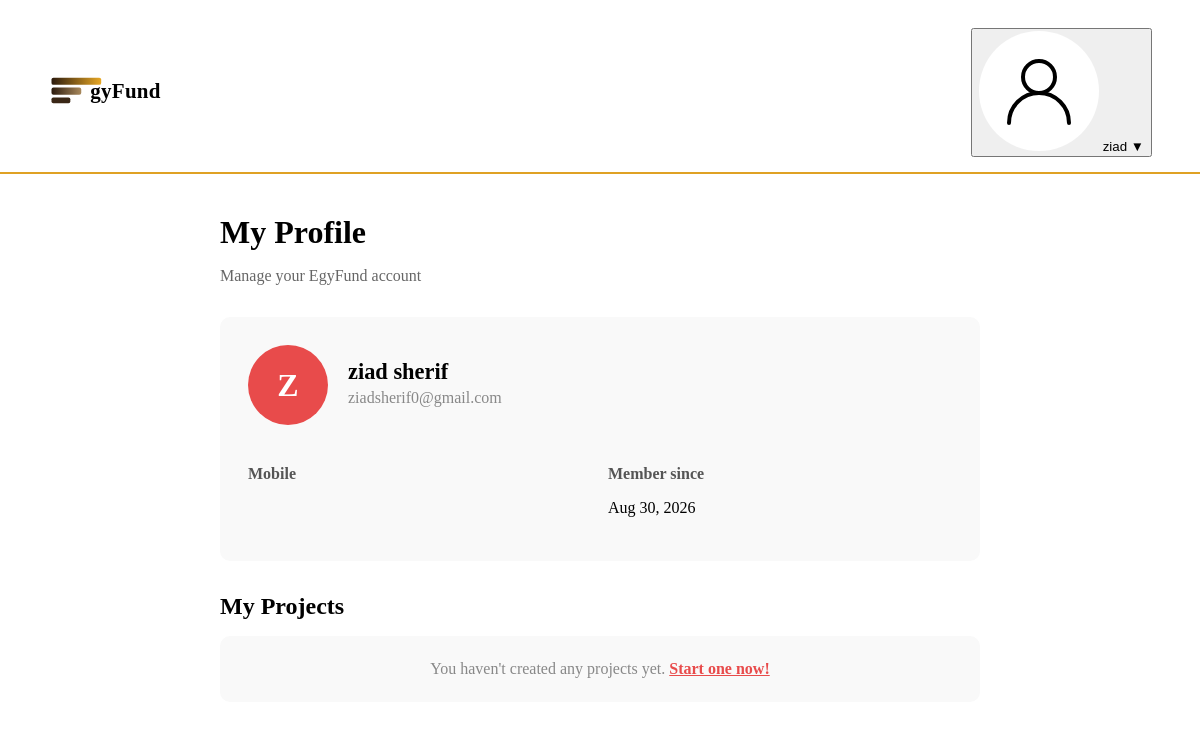
Page /users/profile/ (signed in) on the committed database.
### users/models.py (models this page shows, shortened)
class User(AbstractBaseUser, PermissionsMixin):
    first_name = models.CharField(max_length=100)
    last_name = models.CharField(max_length=100)
    email = models.EmailField(unique=True)
    phone_regex = RegexValidator(
        regex=r'^01[0125][0-9]{8}$',
        message="Mobile number must be a valid Egyptian phone number (e.g., 01012345678)."
    )
    mobile_phone = models.CharField(validators=[phone_regex], max_length=11)
    profile_picture = models.ImageField(upload_to="profiles/", blank=True, null=True)
    is_active = models.BooleanField(default=False)
    is_staff = models.BooleanField(default=False)
    activation_token = models.CharField(max_length=255, unique=True, blank=True, null=True)
    activation_expires_at = models.DateTimeField(blank=True, null=True)
    birthdate = models.DateField(blank=True, null=True)
    facebook_profile = models.URLField(blank=True, null=True)
    country = models.CharField(max_length=100, blank=True, null=True)
    created_at = models.DateTimeField(auto_now_add=True)
    updated_at = models.DateTimeField(auto_now=True)
    objects = UserManager()
    USERNAME_FIELD = "email"
    REQUIRED_FIELDS = ["first_name", "last_name"]

### users/views.py (the view)
# urls.py: path('profile/', views.profile_view, name='profile'),
@login_required(login_url='/users/login/')
def profile_view(request):
    user = request.user
    user_projects = user.projects.all()
    context = {
        'user': user,
        'user_projects': user_projects,
    }
    return render(request, 'users/profile.html', context)

### users/templates/users/profile.html (shortened to what this page needs)
﻿{% load static %}
<!DOCTYPE html>
<html lang="en" dir="ltr">
<head>
    <link rel="stylesheet" href="{% static 'css/base/reset.css' %}">
    <link rel="stylesheet" href="{% static 'css/layout/header.css' %}">
    <link rel="stylesheet" href="{% static 'css/layout/footer.css' %}">
    <link rel="stylesheet" href="{% static 'css/pages/home.css' %}">
</head>
<body>
    <header class="site-header">
        <div class="container header-container">
            <div class="logo">
                <a href="{% url 'projects:homepage' %}">
                    <img src="{% static 'assets/icons/gyFund_logo.svg' %}" alt="EgyFund Text" class="logo-img-text">
                </a>
            </div>
            <div class="header-actions">
                <div class="user-navigation">
                    <button type="button" class="user-navigation-toggle" id="user-navigation-toggle" aria-expanded="false" aria-controls="user-navigation-menu">
                        <span class="user-avatar">
                            <img src="{% static 'assets/icons/profile-icon-white-bg.svg' %}" alt="User profile">
                        </span>
                        <span class="user-name">{{ user.first_name|default:user.email }}</span>
                        <span class="user-chevron" aria-hidden="true">&#9660;</span>
                    </button>
                </div>
            </div>
        </div>
        <div class="header-border"></div>
    </header>
    <main style="max-width: 800px; margin: 40px auto; padding: 0 20px;">
        <h1 style="margin-bottom: 8px;">My Profile</h1>
        <p style="color: #666; margin-bottom: 32px;">Manage your EgyFund account</p>
        <section style="background: #f9f9f9; border-radius: 10px; padding: 28px; margin-bottom: 32px;">
            <div style="display: flex; align-items: center; gap: 20px; margin-bottom: 24px;">
                {% if user.profile_picture %}
                    <img src="{{ user.profile_picture.url }}" alt="Profile picture"
                         style="width: 80px; height: 80px; border-radius: 50%; object-fit: cover; border: 3px solid #e84b4b;">
                {% else %}
                    <div style="width: 80px; height: 80px; border-radius: 50%; background: #e84b4b; display: flex; align-items: center; justify-content: center;">
                        <span style="color: white; font-size: 2rem; font-weight: 700;">{{ user.first_name.0|upper }}</span>
                    </div>
                {% endif %}
                <div>
                    <h2 style="margin: 0; font-size: 1.4rem;">{{ user.first_name }} {{ user.last_name }}</h2>
                    <p style="color: #888; margin: 4px 0;">{{ user.email }}</p>
                </div>
            </div>
            <div style="display: grid; grid-template-columns: 1fr 1fr; gap: 16px;">
                <div>
                    <p style="font-weight: 600; color: #555; margin-bottom: 4px;">Mobile</p>
                </div>
                <div>
                    <p style="font-weight: 600; color: #555; margin-bottom: 4px;">Member since</p>
                    <p>{{ user.created_at|date:"M d, Y" }}</p>
                </div>
            </div>
        </section>
        <section>
            <h2 style="margin-bottom: 16px;">My Projects</h2>
            {% if user_projects %}
                <div style="display: grid; grid-template-columns: repeat(auto-fill, minmax(250px, 1fr)); gap: 20px;">
                    {% for project in user_projects %}
                        <article style="border: 1px solid #eee; border-radius: 10px; padding: 16px; background: #fff;">
                            <span style="font-size: 0.75rem; color: #e84b4b; font-weight: 700; text-transform: uppercase;">{{ project.category.name }}</span>
                            <h3 style="margin: 8px 0; font-size: 1.05rem;">
                                <a href="{% url 'projects:project_details' project.id %}" style="color: inherit; text-decoration: none;">{{ project.title }}</a>
                            </h3>
                            <p style="color: #666; font-size: 0.85rem; margin-bottom: 12px;">{{ project.details|truncatechars:80 }}</p>
                            <div style="display: flex; justify-content: space-between; align-items: center; font-size: 0.85rem;">
                                <span style="color: #555;">Target: <strong>{{ project.target_amount }} EGP</strong></span>
                                <span style="padding: 2px 8px; border-radius: 20px; background: {% if project.status == 'RUNNING' %}#e6f4ea{% elif project.status == 'COMPLETED' %}#e8f0fe{% else %}#fce8e6{% endif %}; color: #333; font-size: 0.75rem;">
                                    {{ project.status }}
                                </span>
                            </div>
                        </article>
                    {% endfor %}
                </div>
            {% else %}
                <p style="color: #888; padding: 24px; background: #f9f9f9; border-radius: 10px; text-align: center;">
                    You haven't created any projects yet.
                    <a href="{% url 'projects:create_project' %}" style="color: #e84b4b; font-weight: 600;">Start one now!</a>
                </p>
            {% endif %}
        </section>
    </main>
</body>
</html>

### static/css/layout/header.css (style rules this page uses)
.site-header { background-color: #ffffff; padding: 10px 0 0 0; position: relative; }
.container { width: 92%; max-width: 1300px; margin: 0 auto; }
.header-container { display: flex; align-items: center; justify-content: space-between; }
.logo a { text-decoration: none; display: flex; align-items: center; gap: 0px; }
.logo-img-text { height: 45px; width: auto; object-fit: contain; margin-left: -60px; }
.header-actions { display: flex; align-items: center; gap: 20px; }
.header-border { height: 2px; background-color: #DFA124; width: 100%; margin-top: 15px; }

### rows in the picture
User: first_name "ziad", first_name.0 "Z", last_name "sherif", email "ziadsherif0@gmail.com", created_at "Aug 30, 2026"
